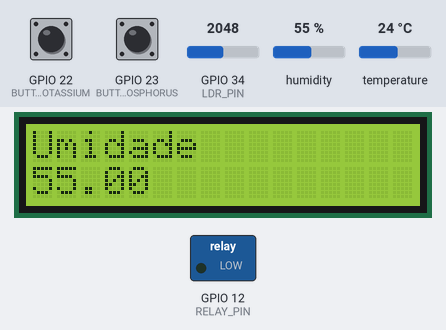
A sketch run on a simulated ESP32. Shown: 16×2 character LCD, switched loads named in the sketch (green lamp = pin HIGH). The test bench sets the inputs (shaded band); at power-on: GPIO 22 (BUTTON_POTASSIUM) HIGH, GPIO 23 (BUTTON_PHOSPHORUS) HIGH, humidity 55 %, GPIO 34 (LDR_PIN) = 2048, temperature 24 °C. The local clock reads 2024-03-15 10:24:30 at power-on unless the sketch sets it; random numbers use the default seed unless the sketch sets one; what the sketch prints to the serial monitor is not drawn.

Above: at 5.6 s.
5.7 s: GPIO 22 (BUTTON_POTASSIUM) pulled LOW for 3.2 s
At 9.6 s:
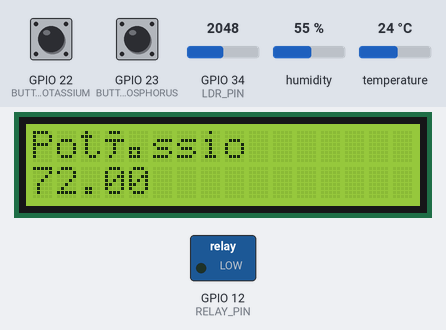
11.5 s: GPIO 23 (BUTTON_PHOSPHORUS) pulled LOW for 0.15 s
At 12.9 s:
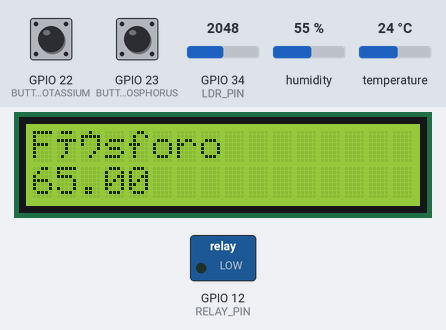
16.5 s: humidity set to 22 %
At 20.5 s:
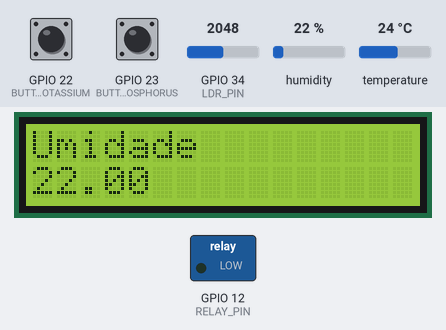
21.5 s: GPIO 22 (BUTTON_POTASSIUM) pulled LOW for 0.15 s
At 21.8 s:
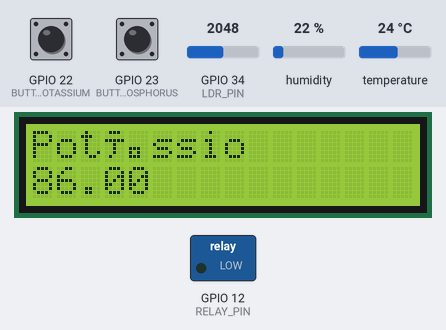
26.5 s: GPIO 23 (BUTTON_PHOSPHORUS) pulled LOW for 1 s
At 26.8 s:
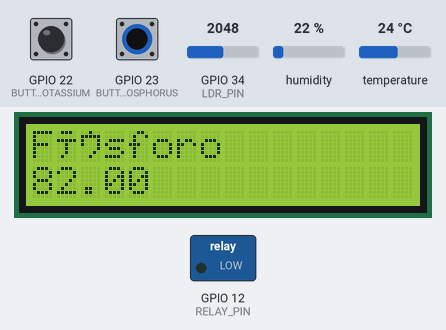
Timing chart, 0 to 29.5 s (numbered marks = the images above; inputs shaded):
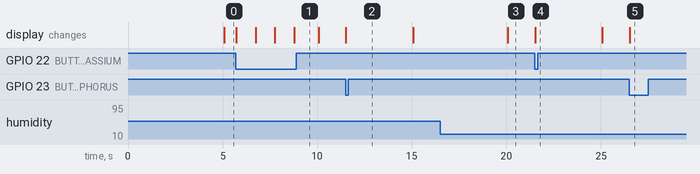

Measured:
- after the input at 5.7 s, the display: first changes at once (image 1 shows a later state)
- after the input at 11.5 s, the display: changes at once (image 2)
- after the input at 16.5 s, the display: changes after 3.6 s (image 3)
- after the input at 21.5 s, the display: changes at once (image 4)
- after the input at 26.5 s, the display: changes at once (image 5)

The sketch:

sketch.ino
```cpp
#include <DHT.h>
#include <Wire.h>
#include <LiquidCrystal_I2C.h>
#include <ctime>

#define BUTTON_PHOSPHORUS 23    // Pino do botão de Fósforo
#define BUTTON_POTASSIUM 22     // Pino do botão de Potássio
#define LDR_PIN 34              // Pino analógico do LDR
#define DHT_PIN 19              // Pino do sensor DHT22
#define RELAY_PIN 12            // Pino de controle do relé
#define COLETA_INTERVALO 5000   // Intervalo de coleta em milissegundos (5 segundos)

// Inicializa o sensor DHT
DHT dht(DHT_PIN, DHT22);  // Pino e tipo de sensor DHT (DHT22)

// Inicializa o display LCD (endereço 0x27, tamanho 16x2)
LiquidCrystal_I2C lcd(0x27, 16, 2);

unsigned long ultimoTempoColeta = 0;  // Variável para armazenar o último tempo de coleta (unsigned long é eficiente para tempos)
byte ultimaLeituraLDR = 0;            // Variável para armazenar a última leitura do LDR (byte porque o valor é pequeno)
int pH = 7;                          // Valor inicial do pH (não precisa de float, int é suficiente)
bool reléStatus = false;             // Status do relé (false = desligado, true = ligado)
char motivoAcionamento[50] = "";     // Motivo do acionamento do relé (usando array de char em vez de String para economizar memória)
byte id_coleta = 1;                   // Identificador de coleta (byte porque o número de coletas não vai ultrapassar 255)

void setup() {
  Serial.begin(115200);
  pinMode(BUTTON_PHOSPHORUS, INPUT_PULLUP);
  pinMode(BUTTON_POTASSIUM, INPUT_PULLUP);
  pinMode(LDR_PIN, INPUT);
  pinMode(RELAY_PIN, OUTPUT); // Configura o pino do relé como saída

  dht.begin();  // Inicializa o sensor DHT

  // Inicializa a comunicação I2C no ESP32
  Wire.begin(5, 18); // SDA no pino 5, SCL no pino 18

  // Configura o LCD
  lcd.begin(16, 2);  // Inicializa o LCD com 16 colunas e 2 linhas
  lcd.setBacklight(1);  // Liga o retroiluminado do LCD

  // Define a data e hora inicial manualmente (Ano, Mês, Dia, Hora, Minuto, Segundo)
  struct tm timeinfo;
  timeinfo.tm_year = 2024 - 1900; // Ano - 1900
  timeinfo.tm_mon = 10 - 1;       // Mês (0 = Janeiro)
  timeinfo.tm_mday = 9;           // Dia do mês
  timeinfo.tm_hour = 9;           // Hora
  timeinfo.tm_min = 0;            // Minuto
  timeinfo.tm_sec = 0;            // Segundo

  // Configura o RTC do ESP32
  time_t t = mktime(&timeinfo);
  struct timeval now = { .tv_sec = t };
  settimeofday(&now, NULL);  // Define o RTC para a data/hora inicial

  // Cabeçalho das colunas
  Serial.println("ID_Coleta   Item_Coletado          Valor_Coleta   Data/Hora_Coleta        Status_Rele  Motivo_Acionamento");
  Serial.println("--------    -------------          ---------------   ---------------------      -----------  ------------------");
}

void loop() {
  byte phosphorusButtonState = digitalRead(BUTTON_PHOSPHORUS);  // Usando byte para economizar memória
  byte potassiumButtonState = digitalRead(BUTTON_POTASSIUM);     // Usando byte para economizar memória

  if (phosphorusButtonState == LOW) {
    byte phosphorusValue = random(10, 101);  // Usando byte para o valor de fósforo
    printData("Fósforo", phosphorusValue);
    displayLCD("Fósforo", phosphorusValue);  // Exibe no LCD
    delay(1000); // Pausa para evitar leituras múltiplas
  }

  if (potassiumButtonState == LOW) {
    byte potassiumValue = random(10, 101);  // Usando byte para o valor de potássio
    printData("Potássio", potassiumValue);
    displayLCD("Potássio", potassiumValue);  // Exibe no LCD
    delay(1000); // Pausa para evitar leituras múltiplas
  }

  // Verifica se já passaram 5 segundos desde a última coleta
  unsigned long tempoAtual = millis();
  if (tempoAtual - ultimoTempoColeta >= COLETA_INTERVALO) {
    ultimoTempoColeta = tempoAtual;  // Atualiza o tempo da última coleta

    // Leitura do sensor LDR
    int ldrValue = analogRead(LDR_PIN);
    int lightIntensity = map(ldrValue, 0, 4095, 14, 0); // Usando int ao invés de float para economizar memória

    // Leitura do sensor DHT22 (Temperatura e Umidade)
    float temperatura = dht.readTemperature(); // Temperatura em Celsius
    float umidade = dht.readHumidity();        // Umidade relativa

    // Verifica se houve erro na leitura do DHT22
    if (isnan(temperatura) || isnan(umidade)) {
      Serial.println("Falha na leitura do DHT22!");
      return;
    }

    // Exibe os dados de LDR
    printData("pH", lightIntensity);
    displayLCD("pH", lightIntensity);  // Exibe no LCD

    // Exibe os dados de Temperatura e Umidade, incluindo data e hora da coleta
    printData("Temperatura", temperatura);
    displayLCD("Temperatura", temperatura);  // Exibe no LCD
    printData("Umidade", umidade);
    displayLCD("Umidade", umidade);  // Exibe no LCD

    // Verifica as condições para acionar o relé (todas as 3 condições devem ser atendidas)
    motivoAcionamento[0] = '\0';  // Deixa o motivo vazio quando o relé não for acionado
    if (lightIntensity > 10 && temperatura > 35 && umidade < 50) {
      reléStatus = true;
      strncpy(motivoAcionamento, "Temp>35-Umidade<50", sizeof(motivoAcionamento) - 1); // Usando strncpy para evitar overflow
      digitalWrite(RELAY_PIN, HIGH); // Aciona o relé
    } else {
      reléStatus = false;
      motivoAcionamento[0] = '\0';  // Deixa o motivo vazio quando o relé não for acionado
      digitalWrite(RELAY_PIN, LOW); // Desliga o relé
    }

    // Exibe os dados com o status do relé e o motivo do acionamento
    printData("pH", lightIntensity);
    printData("Temperatura", temperatura);
    printData("Umidade", umidade);
  }
}

void printData(const char* nutriente, float valor) {
  // Obtém o tempo atual do RTC
  struct tm timeinfo;
  if (!getLocalTime(&timeinfo)) {
    Serial.println("Falha ao obter a data e hora");
    return;
  }

  // Formata a data e hora no formato "YYYY-MM-DD-HH:MM:SS"
  char dataHora[20];
  snprintf(dataHora, sizeof(dataHora), "%04d-%02d-%02d-%02d:%02d:%02d",
           timeinfo.tm_year + 1900, timeinfo.tm_mon + 1, timeinfo.tm_mday,
           timeinfo.tm_hour, timeinfo.tm_min, timeinfo.tm_sec);

  // Exibe a informação no formato de colunas no monitor serial, com o ID de coleta
  Serial.printf("%-10d%-20s%-20.2f%-20s%-12s%-20s\n",
                id_coleta, nutriente, valor, dataHora,
                reléStatus ? "Ligado" : "Desligado", motivoAcionamento);
  id_coleta++;  // Incrementa o ID de coleta para o próximo
}

void displayLCD(const char* nutriente, float valor) {
  lcd.clear();
  lcd.setCursor(0, 0);
  lcd.print(nutriente);
  lcd.setCursor(0, 1);
  lcd.print(valor);
}
```
